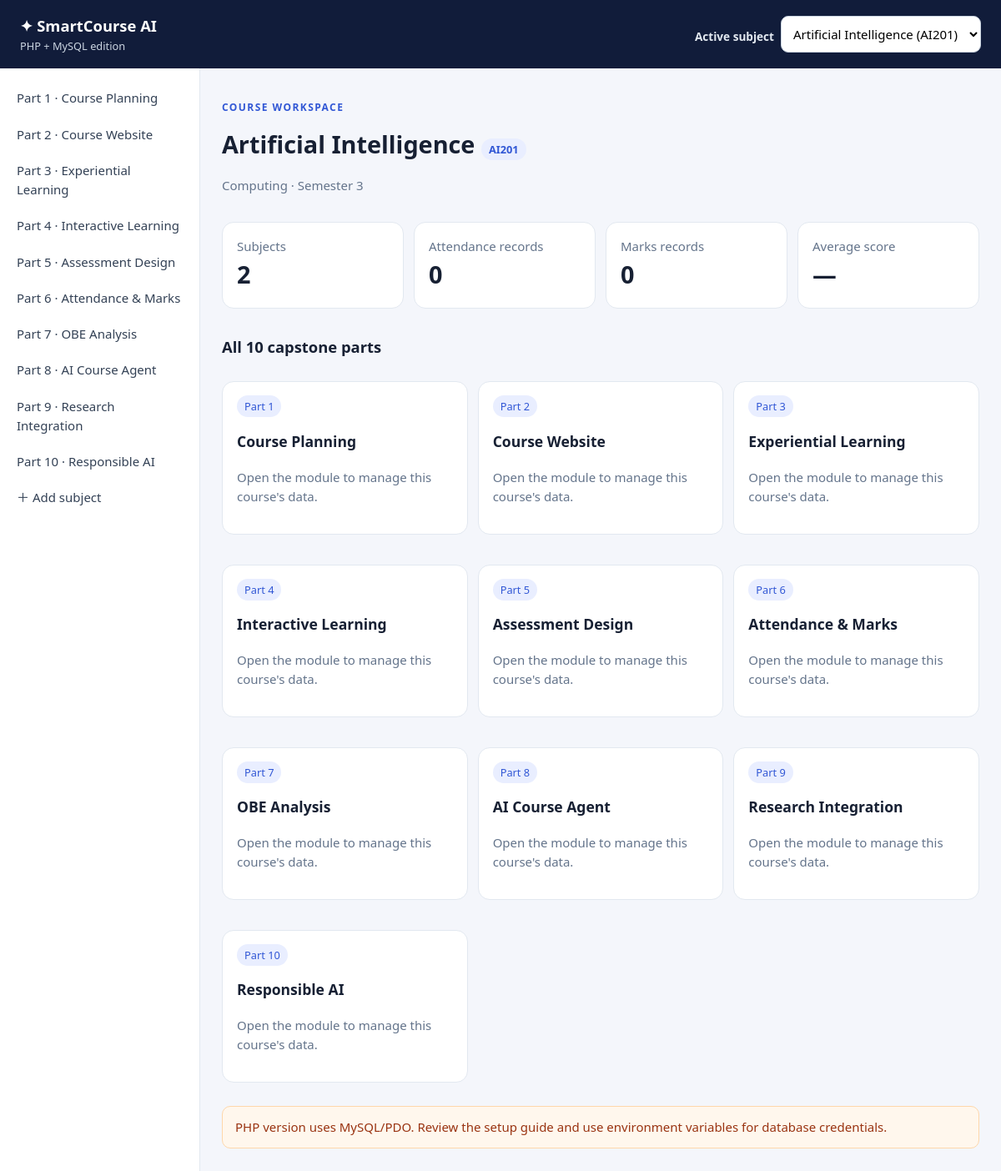
The page / on the database its author committed.
### tables this page shows
CREATE TABLE IF NOT EXISTS subjects (
  id INT AUTO_INCREMENT PRIMARY KEY,
  name VARCHAR(160) NOT NULL,
  code VARCHAR(40) NOT NULL UNIQUE,
  department VARCHAR(120) DEFAULT 'General',
  semester VARCHAR(80) DEFAULT 'Semester 1',
  outcomes TEXT,
  units TEXT,
  course_calendar TEXT,
  resources TEXT,
  website_overview TEXT,
  responsible_ai_policy TEXT,
  created_at TIMESTAMP DEFAULT CURRENT_TIMESTAMP
);

### index.php (the view)
<?php
require __DIR__ . '/config.php';
$subjects = $pdo->query("SELECT id,name,code,department,semester FROM subjects ORDER BY name")->fetchAll();
$selectedId = filter_input(INPUT_GET, 'subject_id', FILTER_VALIDATE_INT);
if (!$selectedId && $subjects) $selectedId = (int)$subjects[0]['id'];
$stmt = $pdo->prepare("SELECT * FROM subjects WHERE id = ?");
$stmt->execute([$selectedId]);
$subject = $stmt->fetch();
$attendanceCount = 0; $markCount = 0; $average = null;
if ($subject) {
  $stmt = $pdo->prepare("SELECT COUNT(*) FROM attendance WHERE subject_id=?"); $stmt->execute([$selectedId]); $attendanceCount=(int)$stmt->fetchColumn();
  $stmt = $pdo->prepare("SELECT COUNT(*), AVG((obtained/NULLIF(maximum,0))*100) FROM marks WHERE subject_id=?"); $stmt->execute([$selectedId]); [$markCount,$average] = $stmt->fetch(PDO::FETCH_NUM);
}
function e($v) { return htmlspecialchars((string)$v, ENT_QUOTES, 'UTF-8'); }
$modules = [
 ['Part 1','Course Planning','planning.php'],['Part 2','Course Website','website.php'],['Part 3','Experiential Learning','module.php?part=3'],
 ['Part 4','Interactive Learning','module.php?part=4'],['Part 5','Assessment Design','module.php?part=5'],['Part 6','Attendance & Marks','records.php'],
 ['Part 7','OBE Analysis','module.php?part=7'],['Part 8','AI Course Agent','module.php?part=8'],['Part 9','Research Integration','research.php'],['Part 10','Responsible AI','policy.php']
];
?>
<!doctype html><html lang="en"><head><meta charset="utf-8"><meta name="viewport" content="width=device-width,initial-scale=1"><title>SmartCourse AI · PHP</title><link rel="stylesheet" href="style.css"></head><body>
<header><a href="index.php" class="brand">✦ SmartCourse AI <small>PHP + MySQL edition</small></a><form><label for="subject_id">Active subject</label><select id="subject_id" name="subject_id" onchange="this.form.submit()"><?php foreach($subjects as $sub): ?><option value="<?=e($sub['id'])?>" <?=$selectedId==$sub['id']?'selected':''?>><?=e($sub['name'])?> (<?=e($sub['code'])?>)</option><?php endforeach; ?></select></form></header>
<div class="layout"><nav><?php foreach($modules as $m): ?><a href="<?=e($m[2])?><?=str_contains($m[2],'?')?'&':'?'?>subject_id=<?=e($selectedId)?>"><?=e($m[0])?> · <?=e($m[1])?></a><?php endforeach; ?><a href="subject_new.php">＋ Add subject</a></nav><main>
<?php if($subject): ?><p class="eyebrow">COURSE WORKSPACE</p><h1><?=e($subject['name'])?> <span class="pill"><?=e($subject['code'])?></span></h1><p class="muted"><?=e($subject['department'])?> · <?=e($subject['semester'])?></p>
<div class="stats"><section><span>Subjects</span><strong><?=count($subjects)?></strong></section><section><span>Attendance records</span><strong><?=$attendanceCount?></strong></section><section><span>Marks records</span><strong><?=$markCount?></strong></section><section><span>Average score</span><strong><?=$average===null?'—':number_format((float)$average,1). '%'?></strong></section></div>
<h2>All 10 capstone parts</h2><div class="grid"><?php foreach($modules as $m): ?><a class="card module" href="<?=e($m[2])?><?=str_contains($m[2],'?')?'&':'?'?>subject_id=<?=e($selectedId)?>"><span class="pill"><?=e($m[0])?></span><h3><?=e($m[1])?></h3><p>Open the module to manage this course's data.</p></a><?php endforeach; ?></div>
<div class="notice">PHP version uses MySQL/PDO. Review the setup guide and use environment variables for database credentials.</div><?php else: ?><p>No subjects found. Create one using Add subject.</p><?php endif; ?></main></div></body></html>

### style.css (style rules this page uses)
* { box-sizing:border-box }
:root { --bg:#f4f6fb;--ink:#172033;--muted:#64748b;--line:#e2e8f0;--brand:#3157d5;--soft:#e9eeff }
body { margin:0;background:var(--bg);color:var(--ink);font:15px/1.55 system-ui,-apple-system,Segoe UI,Roboto,sans-serif }
header { background:#111c3a;color:white;padding:17px 24px;display:flex;align-items:center;justify-content:space-between;gap:16px;flex-wrap:wrap }
.brand { font-size:1.15rem;font-weight:800;color:#fff;text-decoration:none }
.brand small { display:block;color:#cbd5e1;font-weight:400;font-size:.8rem }
header form { display:flex;gap:8px;align-items:center }
header label { color:#e2e8f0 }
select,input,textarea { font:inherit;padding:10px;border:1px solid #cbd5e1;border-radius:9px;width:100%;background:white }
header select { width:auto;min-width:200px }
.layout { display:grid;grid-template-columns:240px minmax(0,1fr);min-height:calc(100vh - 70px) }
nav { background:#fff;padding:14px 10px;border-right:1px solid var(--line) }
nav a { display:block;padding:10px;border-radius:8px;text-decoration:none;color:#334155 }
main { padding:26px;max-width:1450px;width:100%;margin:auto }
.eyebrow { color:var(--brand);font-weight:800;letter-spacing:.12em;font-size:.75rem }
.muted { color:var(--muted) }
h1 { font-size:1.8rem;margin:0 0 10px }
h2 { font-size:1.15rem }
.pill { background:var(--soft);color:var(--brand);border-radius:999px;padding:4px 9px;font-size:.8rem }
.stats { display:grid;grid-template-columns:repeat(4,minmax(0,1fr));gap:12px;margin:20px 0 }
.stats section,.card { background:white;border:1px solid var(--line);border-radius:14px;padding:17px;margin:12px 0 }
.stats span { display:block;color:var(--muted) }
.stats strong { font-size:1.8rem }
.grid { display:grid;grid-template-columns:repeat(3,minmax(0,1fr));gap:12px }
.module { display:block;text-decoration:none;color:inherit }
.module p { color:var(--muted) }
label { display:block;font-weight:700;font-size:.85rem;margin:10px 0 5px }
.notice { padding:13px 15px;background:#fff7ed;color:#9a3412;border:1px solid #fed7aa;border-radius:10px;margin:16px 0 }

### rows shown on the page
subjects: name "Artificial Intelligence", code "AI201", department "Computing", semester "Semester 3"

### other values the page prints
$m[0] "Part 1"
$m[1] "Course Planning"
$m[0] "Part 2"
$m[1] "Course Website"
$m[0] "Part 3"
$m[1] "Experiential Learning"
$m[0] "Part 4"
$m[1] "Interactive Learning"
$m[0] "Part 5"
$m[1] "Assessment Design"
$m[0] "Part 6"
$m[1] "Attendance & Marks"
$m[0] "Part 7"
$m[1] "OBE Analysis"
$m[0] "Part 8"
